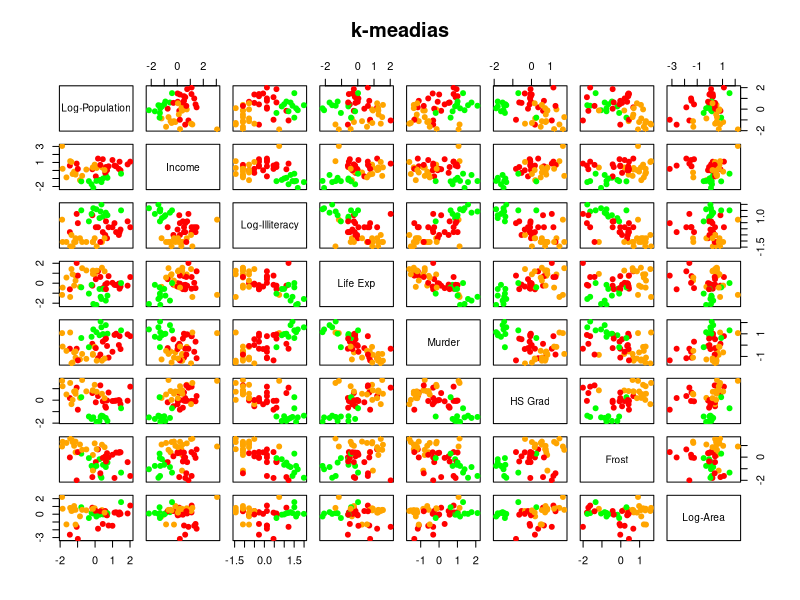
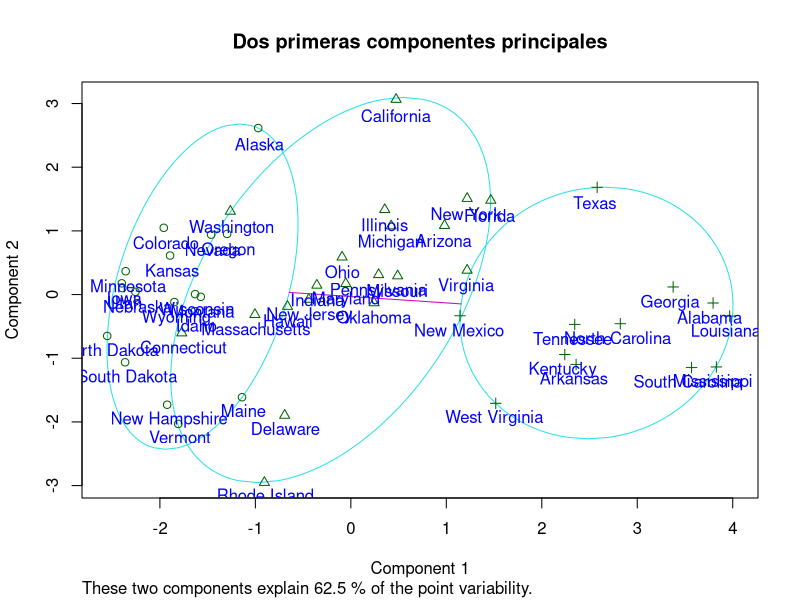
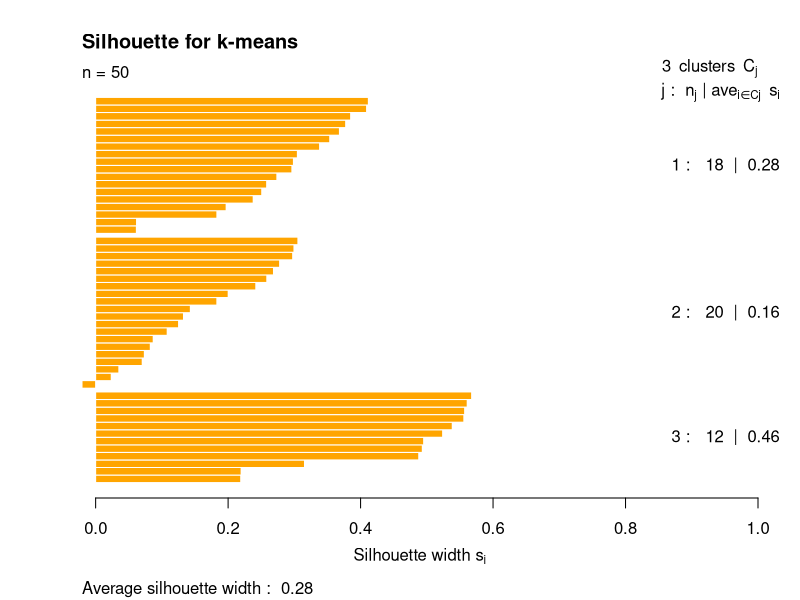
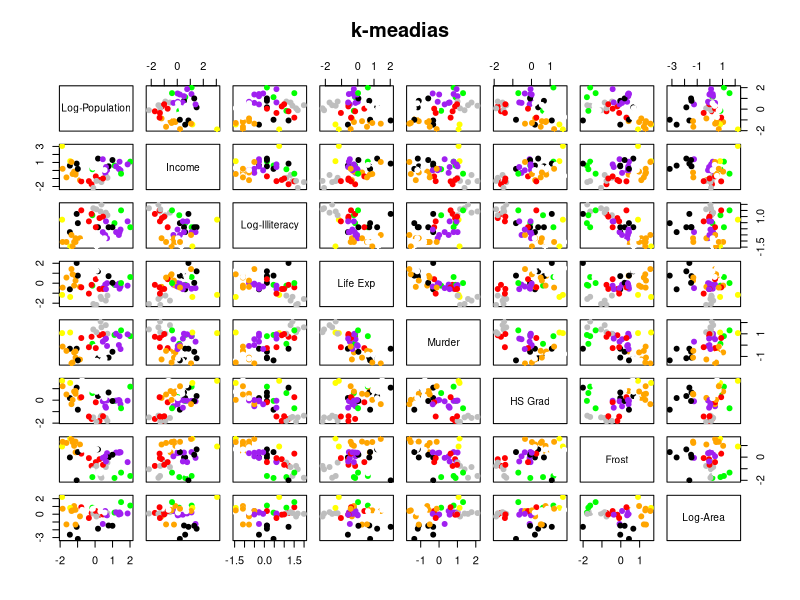
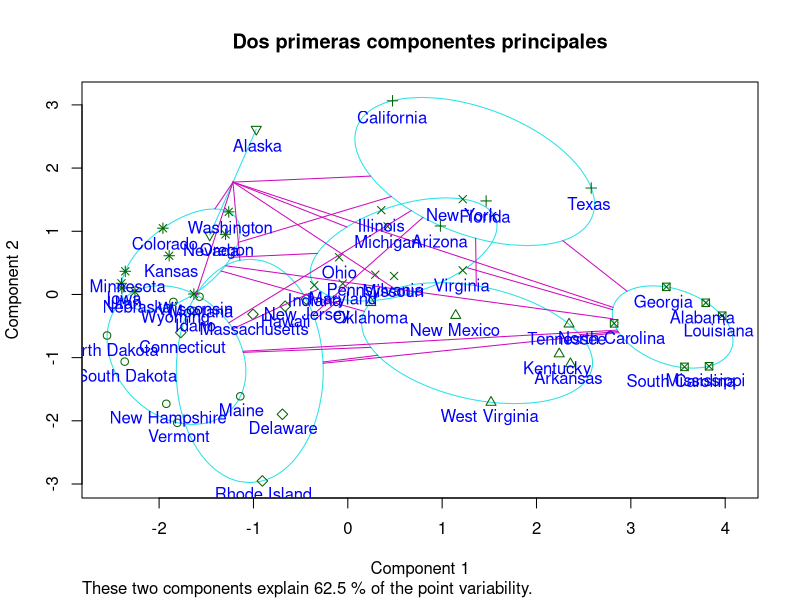
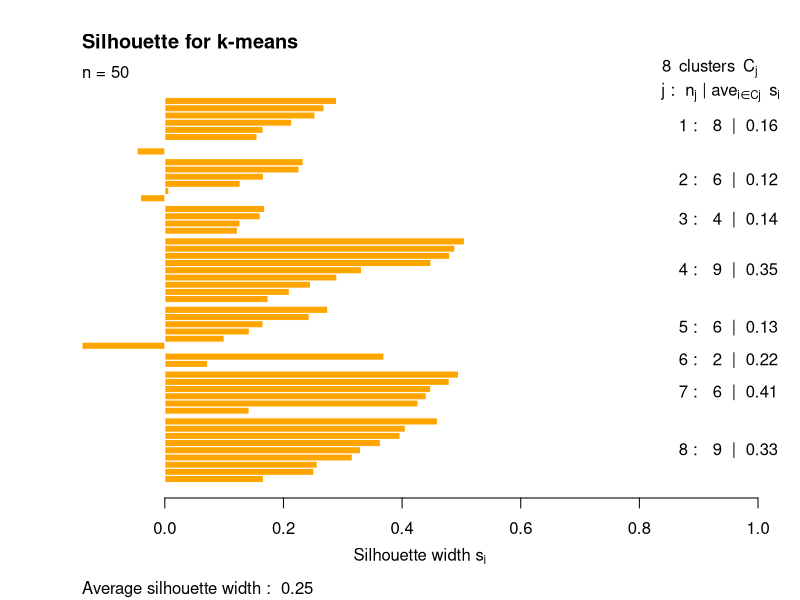

Here is the R script that generated these plots, in order:

#__________ K-MEANS____________

# Cargar la matriz de datos.

X<-as.data.frame(state.x77)
colnames(X)


#-------------------------------------
#     Transformacion de datos
#-------------------------------------

#1.- Transformacion de las variables x1,x3 y x8
# con la funcion de logaritmo.

X[,1]<-log(X[,1])
colnames(X)[1]<-"Log-Population"

X[,3]<-log(X[,3])
colnames(X)[3]<-"Log-Illiteracy"

X[,8]<-log(X[,8])
colnames(X)[8]<-"Log-Area"

#---------------------------------
#    Metodo k-means
#---------------------------------

#1.- Separacion de filas y columnas.

dim(X)
# filas 
n<-dim(X)[1]
# columnas 
p<-dim(X)[2]


# 2.- Estandarizacion univariante.
X.s<-scale(X)

# 3.- Algoritmo k-medias (3 grupos)
# nstart: cantidad de subconjuntos aleatorios que se escogen
# para realizar los calculos de algoritmo.
# X.S: estadarizacion de los datos 
Kmeans.3<-kmeans(X.s, 3, nstart=25)

# centroides
Kmeans.3$centers

# cluster de pertenencia
Kmeans.3$cluster


# 4.- suma de cuadrados dentro de los grupos SCDG

SCDG<-sum(Kmeans.3$withinss)
SCDG

# 5.- separa los Clusters
cl.kmeans<-Kmeans.3$cluster
cl.kmeans

# 6.- Scatter plot con la division de grupos
# obtenidos (se utiliza la matriz de datos centrados).
col.cluster<-c("orange", "red", "green")[cl.kmeans]
pairs(X.s, col=col.cluster, main="k-meadias", pch=19)

#-----------------------------------------
#  Visualizacion con las dos componentes principales
#-----------------------------------------

library(cluster) 

clusplot(X.s, cl.kmeans, 
         main="Dos primeras componentes principales")

text(princomp(X.s)$score[,1:2],
     labels=rownames(X.s), pos=1, col="blue")

#-------------------------------------
#  Silhouette
#--------------------------------------
# Representacion grafica de la eficacia de
# clasificacion de una observacion dentro de un
# grupo.

# 1.- Generacion de los calculos
dist.Euc<-dist(X.s, method = "euclidean")
Sil.kmeans<-silhouette(cl.kmeans, dist.Euc)

#2.- Generacion del grafico
plot(Sil.kmeans, main="Silhouette for k-means", 
col="orange")

#--------------------------------------------
# ejercicio 
#--------------------------------------------
# 1. replicar el script pero con un numero de clusters diferentes 
# a 3 y 1
# 2. incluir la interpretación del silhouetter
#__________ K-MEANS____________

# Cargar la matriz de datos.

x<-as.data.frame(state.x77)
colnames(x)


#-------------------------------------
#     Transformacion de datos
#-------------------------------------

#1.- Transformacion de las variables x1,x3 y x8
# con la funcion de logaritmo.

x[,1]<-log(x[,1])
colnames(x)[1]<-"Log-Population"

x[,3]<-log(x[,3])
colnames(x)[3]<-"Log-Illiteracy"

x[,8]<-log(x[,8])
colnames(x)[8]<-"Log-Area"

#---------------------------------
#    Metodo k-means
#---------------------------------

#1.- Separacion de filas y columnas.

dim(x)
# filas 
n<-dim(x)[1]
# columnas 
p<-dim(x)[2]


# 2.- Estandarizacion univariante.
x.s<-scale(x)

# 3.- Algoritmo k-medias (8 grupos)
# nstart: cantidad de subconjuntos aleatorios que se escogen
# para realizar los calculos de algoritmo.
# X.S: estadarizacion de los datos 
Kmeans.3<-kmeans(x.s, 8, nstart=25)

# centroides
Kmeans.3$centers

# cluster de pertenencia
Kmeans.3$cluster


# 4.- suma de cuadrados dentro de los grupos SCDG

SCDG<-sum(Kmeans.3$withinss)
SCDG

# 5.- separa los Clusters
cl.kmeans<-Kmeans.3$cluster
cl.kmeans

# 6.- Scatter plot con la division de grupos
# obtenidos (se utiliza la matriz de datos centrados).
col.cluster<-c("orange", "red", "green","purple","black","yellow","grey","white")[cl.kmeans]
pairs(x.s, col=col.cluster, main="k-meadias", pch=19)

#-----------------------------------------
#  Visualizacion con las dos componentes principales
#-----------------------------------------

library(cluster) 

clusplot(x.s, cl.kmeans, 
         main="Dos primeras componentes principales")

text(princomp(x.s)$score[,1:2],
     labels=rownames(x.s), pos=1, col="blue")

#-------------------------------------
#  Silhouette
#--------------------------------------
# Representacion grafica de la eficacia de
# clasificacion de una observacion dentro de un
# grupo.

# 1.- Generacion de los calculos
dist.Euc<-dist(x.s, method = "euclidean")
Sil.kmeans<-silhouette(cl.kmeans, dist.Euc)

#2.- Generacion del grafico
plot(Sil.kmeans, main="Silhouette for k-means", 
     col="orange")

# entre mas clutser se decida hacer tenemos en el Silhouette que en algunos clusters
# el ancho del Silhouette mejora en unos y empeora en otros 
# teniendo en cuenta que entre mas cercano a uno este el ancho del Silhouette
# la decisión sería hacer solo dos clusters adems la suma de cuadrados nos disminulle.

